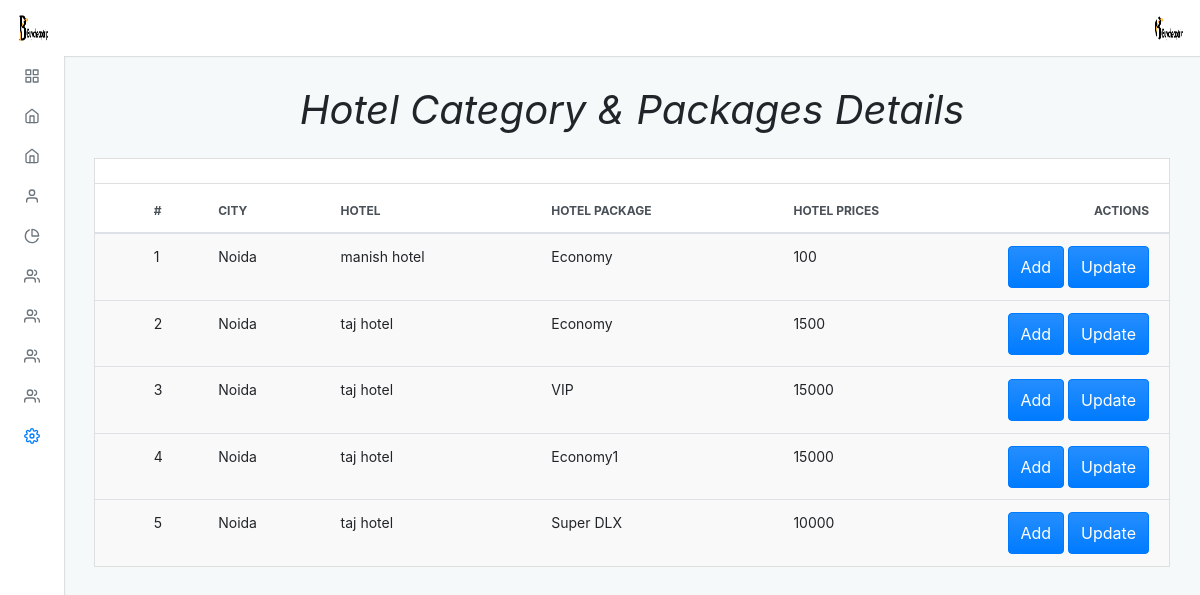
/admin/default/hotel_category_all.php (signed in), run on the app's committed database.
### tables this page shows
CREATE TABLE `hotels` (
  `hotel_id` int(11) NOT NULL,
  `hotel_name` varchar(100) NOT NULL,
  `hcity_id` int(5) NOT NULL
);

CREATE TABLE `cities` (
  `city_id` int(11) NOT NULL,
  `city_name` varchar(100) NOT NULL
);

CREATE TABLE `hotel_categories` (
  `hcategory_id` int(11) NOT NULL,
  `category_name` varchar(100) NOT NULL,
  `hc_id` int(10) NOT NULL,
  `prices` double NOT NULL
);

### admin/default/hotel_category_all.php (the view, shortened to what this page needs)
<?php
include "../../connection.php";
?>
<?php $page = "setting";
include("./incluede/header.php") ?>
<div class="adminx-content">
    <div class="adminx-main-content">
        <div class="container-fluid">
            <div class="pb-3">
                <h1><b><i>Hotel Category & Packages Details</i></b></h1>
            </div>
            <div class="row">
                <div class="col">
                    <div class="card mb-grid">
                        <div class="card-header d-flex justify-content-between align-items-center">
                        </div>
                        <div class="table-responsive-md">
                            <table class="table table-actions table-striped table-hover mb-0">
                                <thead>
                                    <tr>
                                        <th scope="col">
                                            <label class="custom-control custom-checkbox m-0 p-0">
                                            </label>
                                        </th>
                                        <th scope="col">#</th>
                                        <th scope="col">City</th>
                                        <th scope="col">Hotel</th>
                                        <th scope="col">Hotel Package</th>
                                        <th scope="col">Hotel Prices</th>
                                        <th scope="col">Actions</th>
                                    </tr>
                                </thead>
                                <tbody>
                                    <?php
                                    $query = "SELECT hotels.hotel_id, hotels.hotel_name, cities.city_name,hotel_categories.hcategory_id, hotel_categories.category_name, hotel_categories.prices
          FROM hotels
          JOIN cities ON hotels.hcity_id = cities.city_id
          JOIN hotel_categories ON hotels.hotel_id = hotel_categories.hc_id
          ORDER BY cities.city_name ASC";
                                    $res = mysqli_query($conn, $query);
                                    $a = 1;
                                    while ($row = mysqli_fetch_assoc($res)) {
                                    ?>
                                        <tr>
                                            <th scope="row">
                                                <label class="custom-control custom-checkbox m-0 p-0">
                                                </label>
                                            </th>
                                            <td><?php echo $a ?></td>
                                            <td><?php echo $row['city_name'] ?></td>
                                            <td><?php echo $row['hotel_name'] ?></td>
                                            <td><?php echo $row['category_name'] ?></td>
                                            <td><?php echo $row['prices'] ?></td>
                                            <td>
                                                <a href="hotel_category_add"><button type="button" class="btn btn-primary waves-effect waves-light add">Add</button></a>
                                                <a href="hotel_category_update?hcategory_id=<?php echo $row['hcategory_id']; ?>"><button type="button" class="btn btn-primary waves-effect waves-light add">Update</button></a>
                                            </td>
                                        <tr>
                                        <?php
                                        ++$a;
                                    }
                                        ?>
                                        <?php include("./incluede/footer.php") ?>

### admin/default/incluede/header.php (shortened to what this page needs)
<!DOCTYPE html>
<html lang="en">
<head>
  <link rel="stylesheet" type="text/css" href="./dist/css/adminx.css" media="screen" />
</head>
<body class=" virat">
  <div class="adminx-container">
    <?php
    $query = "select * from admin_login";
    $result = mysqli_query($conn, $query);
    while ($row = mysqli_fetch_assoc($result)) {
    ?>
      <nav class="navbar navbar-expand justify-content-between fixed-top virat_1">
        <a class="navbar-brand mb-0 h1 d-none d-md-block" href="admin">
          <img src="../upload/<?php echo $row['image']; ?>" class="navbar-brand-image d-inline-block align-top mr-2" class="circle" alt="">
        </a>
        <ul class="navbar-nav d-flex justify-content-end mr-2">
          <li class="nav-item dropdown">
            <a class="nav-link avatar-with-name" id="navbarDropdownMenuLink" data-toggle="dropdown" href="#">
              <img src="../upload/<?php echo $row['image']; ?>" class="d-inline-block align-top" class="rounded" alt="">
            </a>
          </li>
        </ul>
      <?php
    }
      ?>
      </nav>
      <div class="adminx-sidebar expand-hover push">
        <ul class="sidebar-nav">
          <li class="sidebar-nav-item">
            <a href="admin" class="sidebar-nav-link <?php if ($page == 'home') {
                                                      echo 'active';
                                                    } ?>">
              <span class="sidebar-nav-icon">
                <i data-feather="grid"></i>
              </span>
            </a>
          </li>
          <li class="sidebar-nav-item">
            <a class="sidebar-nav-link <?php if ($page == 'thailand') {
                                          echo 'active';
                                        } ?> collapsed" data-toggle="collapse" href="#examplepackage" aria-expanded="false" aria-controls="examplepackage">
              <span class="sidebar-nav-icon">
                <i data-feather="home"></i>
              </span>
            </a>
          </li>
          <li class="sidebar-nav-item">
            <a class="sidebar-nav-link <?php if ($page == 'slider') {
                                          echo 'active';
                                        } ?> collapsed" data-toggle="collapse" href="#example" aria-expanded="false" aria-controls="example">
              <span class="sidebar-nav-icon">
                <i data-feather="home"></i>
              </span>
            </a>
          </li>
          <li class="sidebar-nav-item">
            <a class=" sidebar-nav-link <?php if ($page == 'about') {
                                          echo 'active';
                                        } ?> collapsed" data-toggle="collapse" href="#exampl_a" aria-expanded="false" aria-controls="exampl_a">
              <span class="sidebar-nav-icon">
                <i data-feather="user"></i>
              </span>
            </a>
          </li>
          <li class="sidebar-nav-item">
            <a class=" sidebar-nav-link <?php if ($page == 'our') {
                                          echo 'active';
                                        } ?> collapsed" data-toggle="collapse" href="#examp" aria-expanded="false" aria-controls="examp">
              <span class="sidebar-nav-icon">
                <i data-feather="pie-chart"></i>
              </span>
            </a>
          </li>
          <li class="sidebar-nav-item">
            <a class=" sidebar-nav-link <?php if ($page == 'transport') {
                                          echo 'active';
                                        } ?> collapsed" data-toggle="collapse" href="#exa_team" aria-expanded="false" aria-controls="exa_team">
              <span class="sidebar-nav-icon">
                <i data-feather="users"></i>
              </span>
            </a>
          </li>
          <li class="sidebar-nav-item">
            <a class=" sidebar-nav-link <?php if ($page == 'transport') {
                                          echo 'active';
                                        } ?> collapsed" data-toggle="collapse" href="#exa_team89" aria-expanded="false" aria-controls="exa_team89">
              <span class="sidebar-nav-icon">
                <i data-feather="users"></i>
              </span>
            </a>
          </li>
          <li class="sidebar-nav-item">
            <a class=" sidebar-nav-link <?php if ($page == 'transport') {
                                          echo 'active';
                                        } ?> collapsed" data-toggle="collapse" href="#exa_team99" aria-expanded="false" aria-controls="exa_team99">
              <span class="sidebar-nav-icon">
                <i data-feather="users"></i>
              </span>
            </a>
          </li>
          <li class="sidebar-nav-item">
            <a class=" sidebar-nav-link <?php if ($page == 'users') {
                                          echo 'active';
                                        } ?> collapsed" data-toggle="collapse" href="#exa_team98" aria-expanded="false" aria-controls="exa_team98">
              <span class="sidebar-nav-icon">
                <i data-feather="users"></i>
              </span>
            </a>
          </li>
          <li class="sidebar-nav-item">
            <a class=" sidebar-nav-link <?php if ($page == 'setting') {
                                          echo 'active';
                                        } ?> collapsed" data-toggle="collapse" href="#ex" aria-expanded="false" aria-controls="ex">
              <span class="sidebar-nav-icon">
                <i data-feather="settings"></i>
              </span>
            </a>
      </div>

### admin/default/incluede/header.php (style rules this page uses)
.pb-3 { text-align: center; }

### data on the page
hotels: cities.city_name "Noida", hotel_name "manish hotel", hotel_categories.category_name "Economy", hotel_categories.prices "100"
hotels: cities.city_name "Noida", hotel_name "taj hotel", hotel_categories.category_name "Economy", hotel_categories.prices "1500", hotel_categories.category_name "VIP", hotel_categories.prices "15000", hotel_categories.category_name "Economy1", hotel_categories.category_name "Super DLX", hotel_categories.prices "10000"
